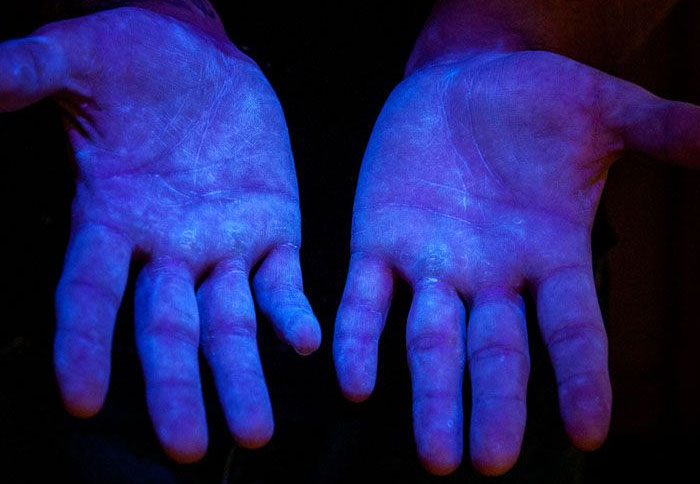
#> input picture images/UV_img_sample.jpg, 700 x 484 px, found by its file name
$ python edge_detection.py
#> lines starting #> are read from the running program, lines starting #| are printed output that depends on the picture; after the words box and inside, x2 and y2 are one past the last pixel; in counts of white or black regions, pixels touching at a corner belong together
import cv2 as cv
import numpy as np

img = cv.imread('images/UV_img_sample.jpg')
#> img is the input picture: shape (484, 700, 3); mean B, G, R 99.8, 31.6, 32.5
cv.imshow('UV', img)

gray = cv.cvtColor(img, cv.COLOR_BGR2GRAY)
# cv.imshow('B&W', gray)

### LAPLACIAN ###
# lap = cv.Laplacian(gray, cv.CV_64F)
# lap = np.uint8(np.absolute(lap))
# cv.imshow('Laplacian', lap)

### SOBEL ###
sobelx = cv.Sobel(gray, cv.CV_64F, 1, 0)
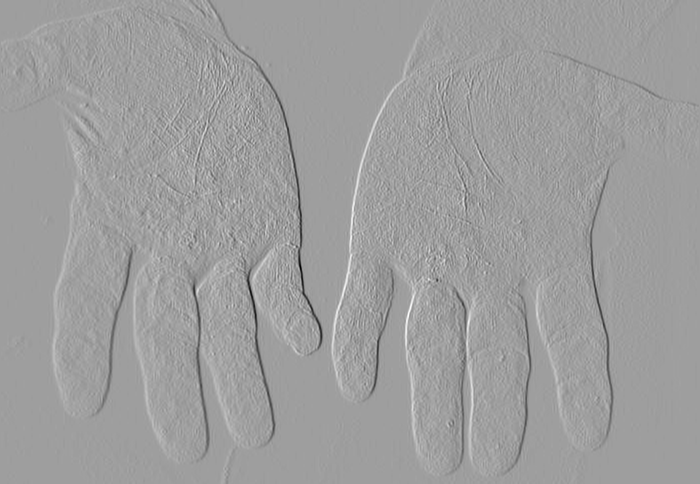
#> sobelx: shape (484, 700) float64; min -452, max 276, mean 0; drawn with min black and max white
sobely = cv.Sobel(gray, cv.CV_64F, 0, 1)
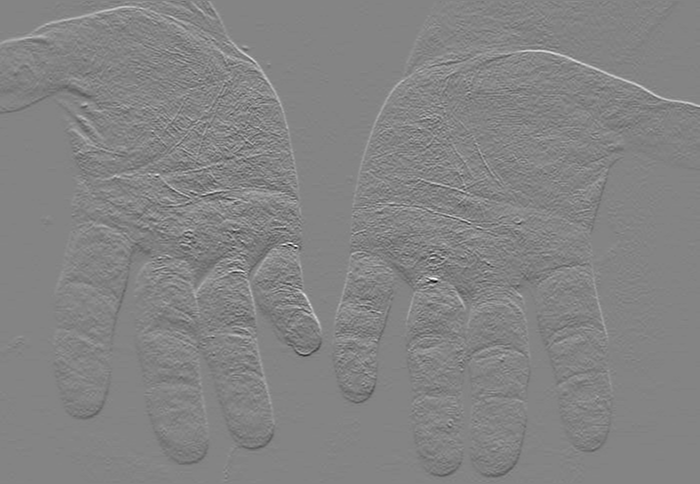
#> sobely: shape (484, 700) float64; min -326, max 303, mean -0.1; drawn with min black and max white
combined = cv.bitwise_or(sobelx, sobely)
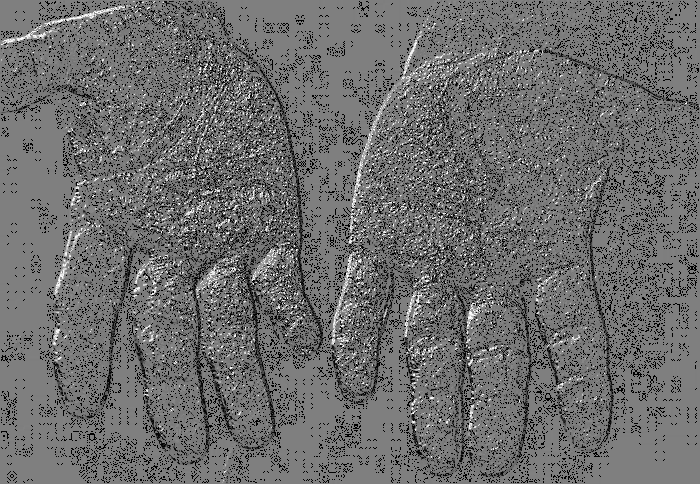
#> combined: shape (484, 700) float64; 8.3% of the values are NaN or infinite; the others: min -511, max 510, mean -34.2; drawn with min black, max white, NaN and infinite black

cv.imshow('Sobel X', sobelx)
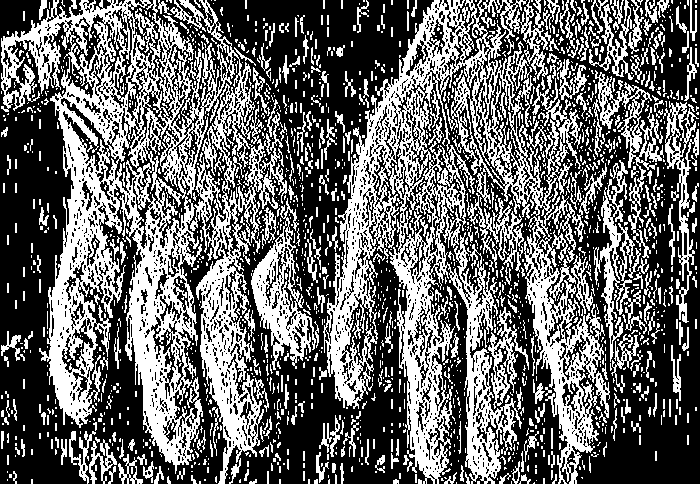
#> window 'Sobel X': shape (484, 700); 40.9% white; 1869 white regions (1460 under 20 px), largest, box (x1, y1, x2, y2) and area: (1, 0, 287, 484) 48855, (323, 0, 610, 484) 46013, (251, 198, 316, 370) 3631
cv.imshow('Sobel Y', sobely)
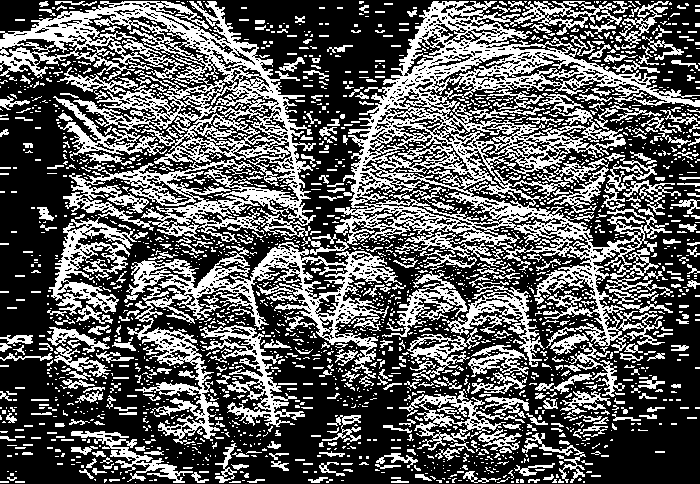
#> window 'Sobel Y': shape (484, 700); 37% white in thin lines or dots
cv.imshow('Combined', combined)
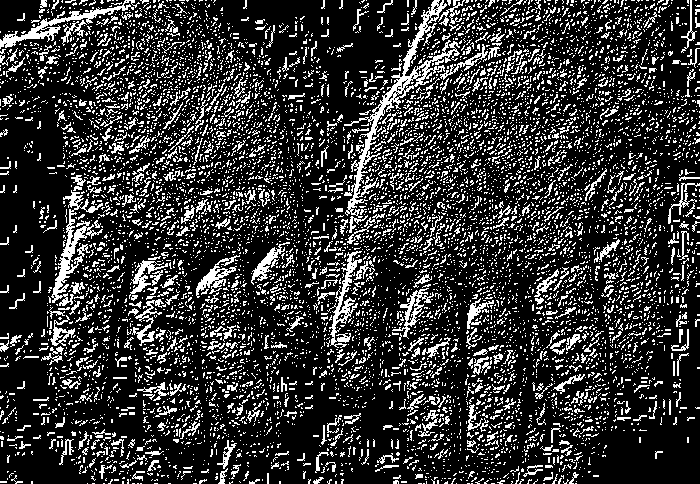
#> window 'Combined': shape (484, 700); 20.5% white in thin lines or dots

### CANNY ###
canny = cv.Canny(gray, 40, 90)
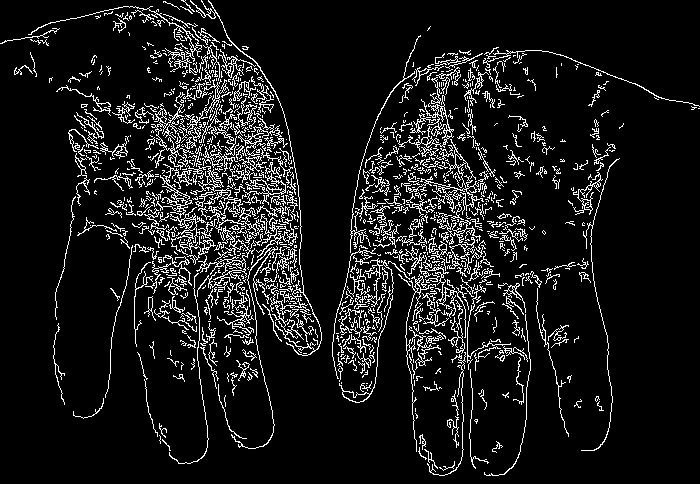
#> canny: shape (484, 700); 9.4% white in thin lines or dots
cv.imshow('Canny', canny)

cv.waitKey(0)

$ run again, with images/Infectado.png saved as images/UV_img_sample.jpg
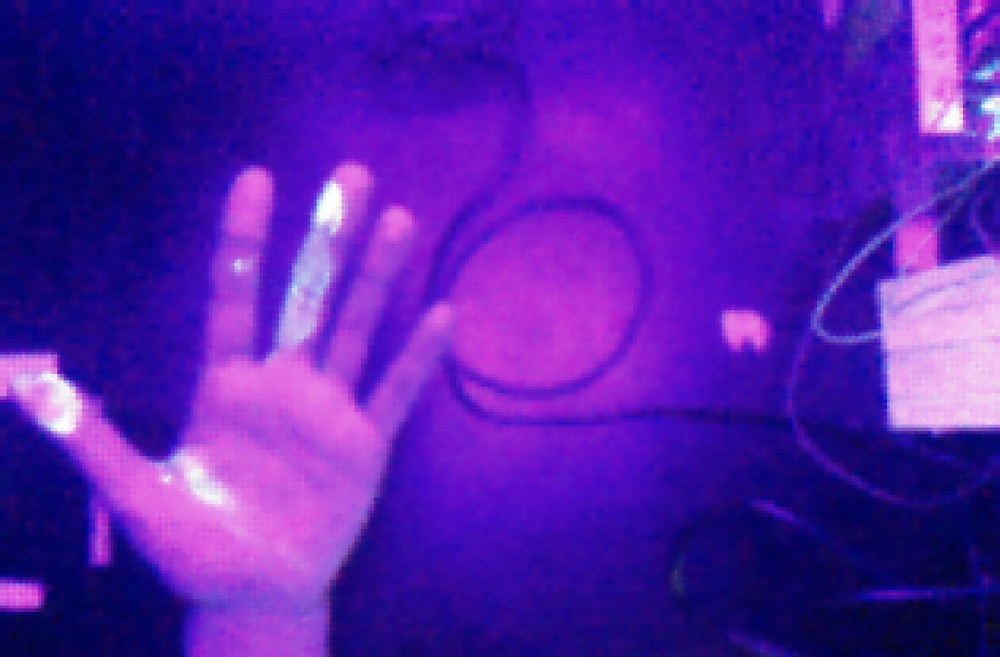
#> input picture images/Infectado.png, 1000 x 657 px, shrunk from 1399 x 919 before the run, found by its file name
#> img is the input picture: shape (657, 1000, 3); mean B, G, R 170.9, 30.4, 87
#> `cv.imshow('Sobel X', sobelx)`:
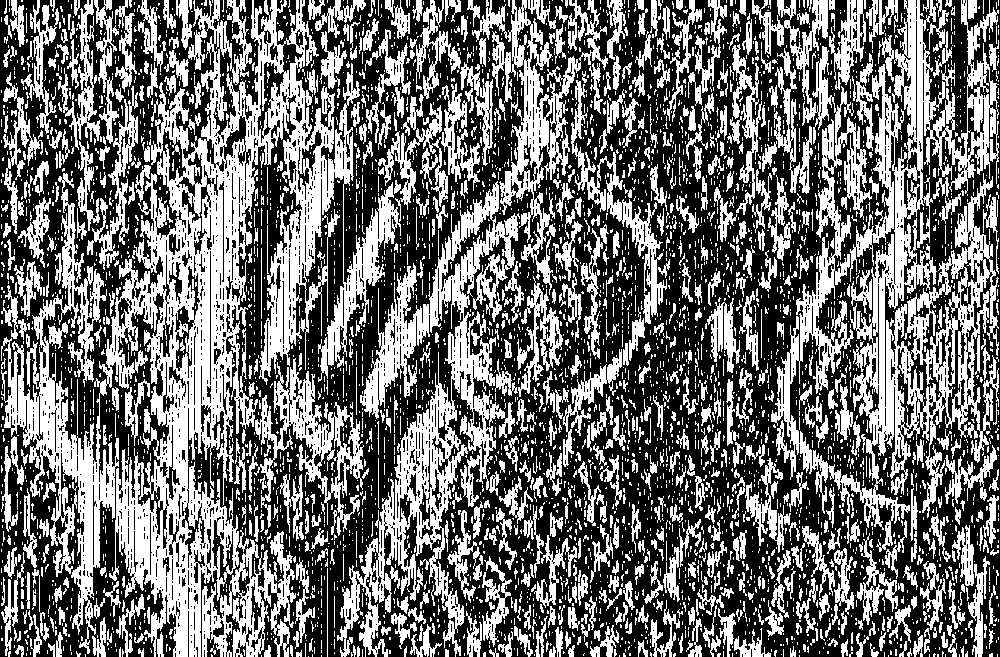
#> window 'Sobel X': shape (657, 1000); 43.6% white; 4636 white regions (3837 under 20 px), largest, box (x1, y1, x2, y2) and area: (1, 0, 401, 657) 71357, (752, 0, 999, 552) 41421, (337, 181, 520, 657) 22644
#> `canny = cv.Canny(gray, 40, 90)`:
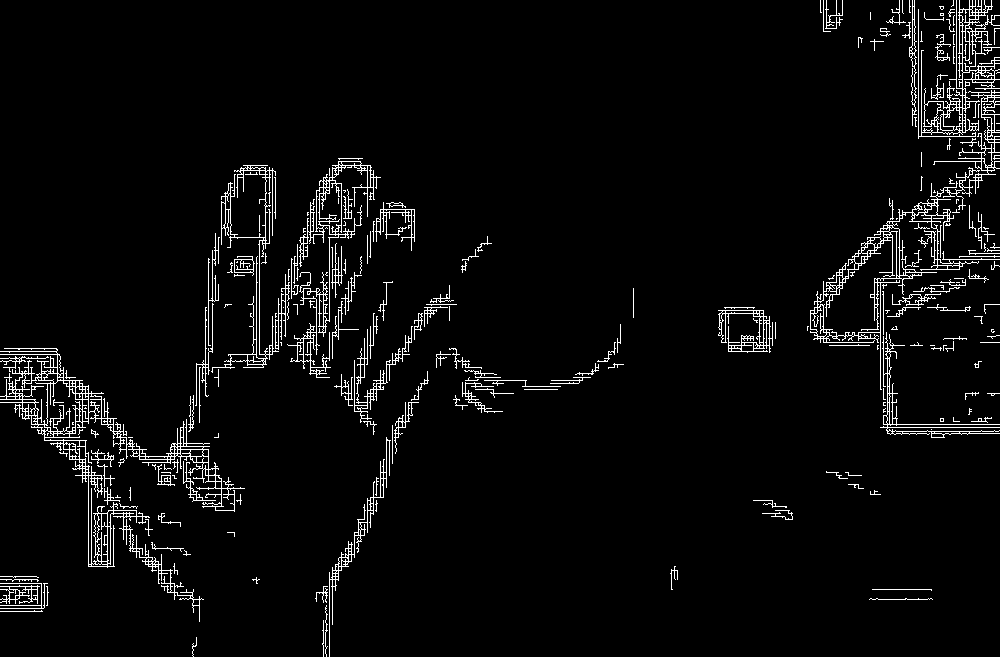
#> canny: shape (657, 1000); 4% white in thin lines or dots

$ run again, with images/Mano_centro.png saved as images/UV_img_sample.jpg
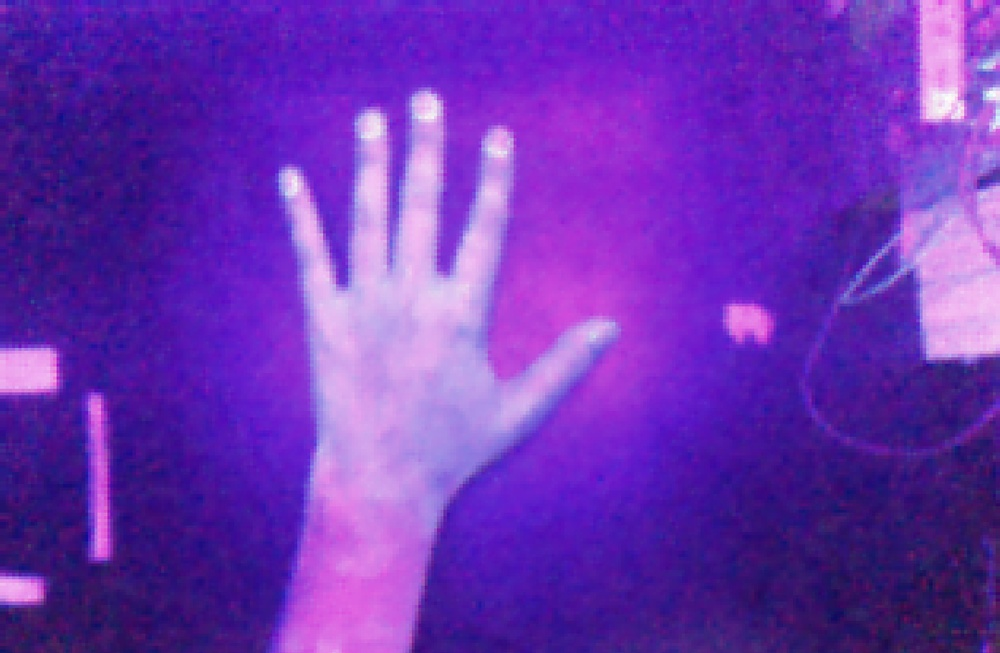
#> input picture images/Mano_centro.png, 1000 x 653 px, shrunk from 1396 x 912 before the run, found by its file name
#> img is the input picture: shape (653, 1000, 3); mean B, G, R 179.6, 50.1, 109.5
#> `cv.imshow('Sobel X', sobelx)`:
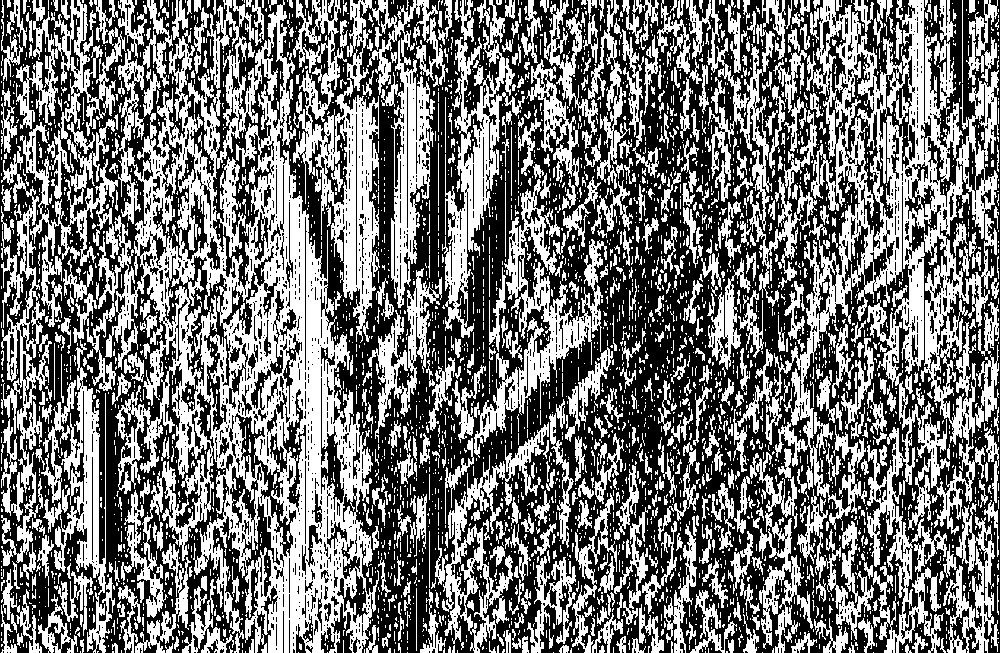
#> window 'Sobel X': shape (653, 1000); 46.1% white; 4004 white regions (3291 under 20 px), largest, box (x1, y1, x2, y2) and area: (98, 0, 379, 653) 68895, (765, 0, 999, 653) 44296, (293, 0, 438, 343) 18018
#> `canny = cv.Canny(gray, 40, 90)`:
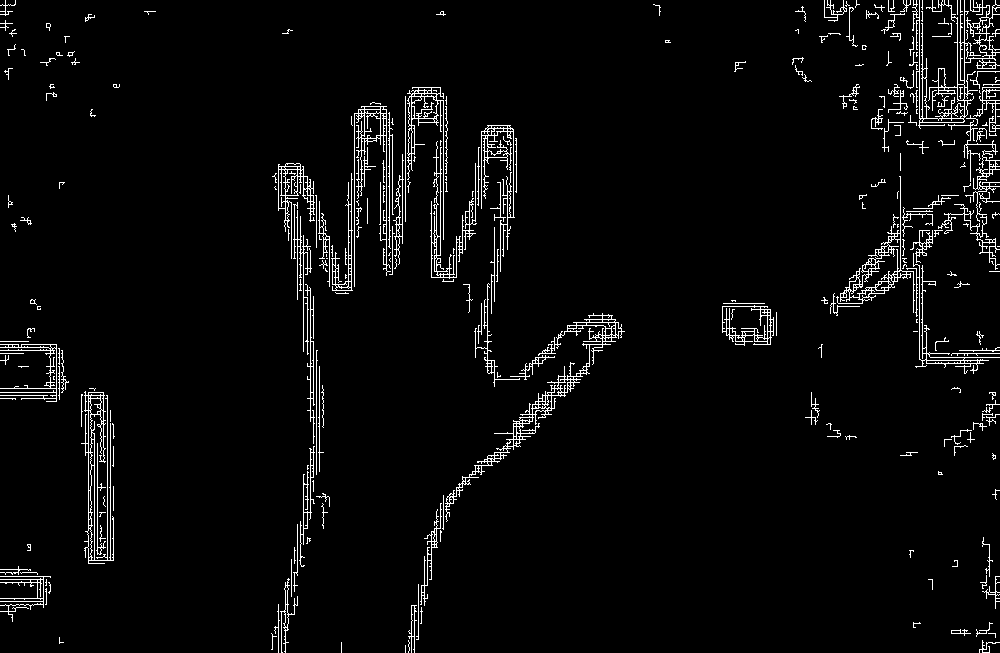
#> canny: shape (653, 1000); 3.7% white in thin lines or dots

$ run again, with images/Mano_lado.png saved as images/UV_img_sample.jpg
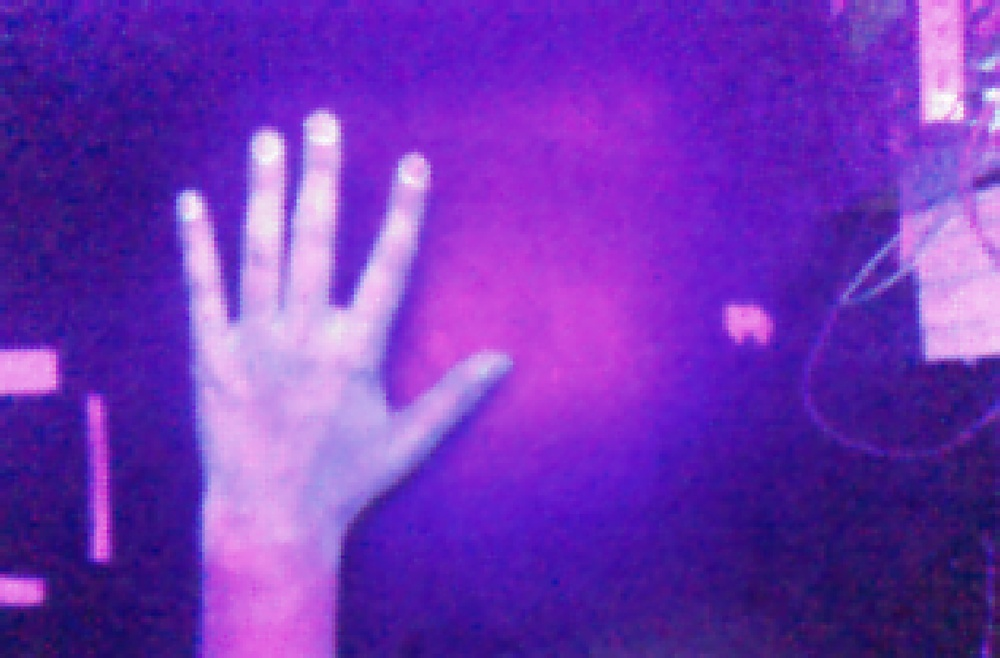
#> input picture images/Mano_lado.png, 1000 x 658 px, shrunk from 1396 x 918 before the run, found by its file name
#> img is the input picture: shape (658, 1000, 3); mean B, G, R 182.3, 51.4, 113.6
#> `canny = cv.Canny(gray, 40, 90)`:
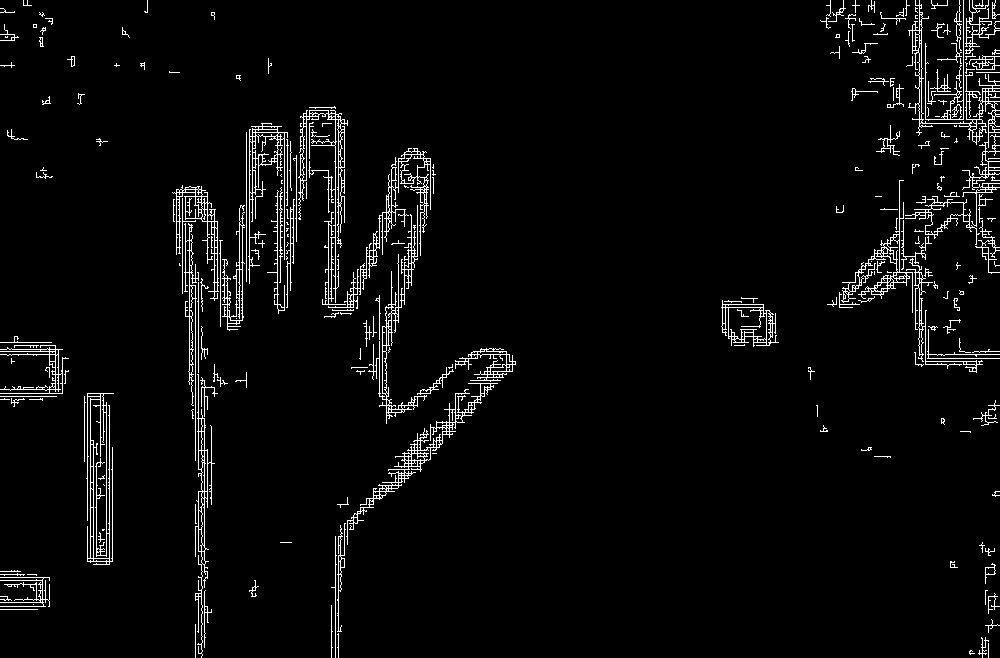
#> canny: shape (658, 1000); 3.8% white in thin lines or dots
